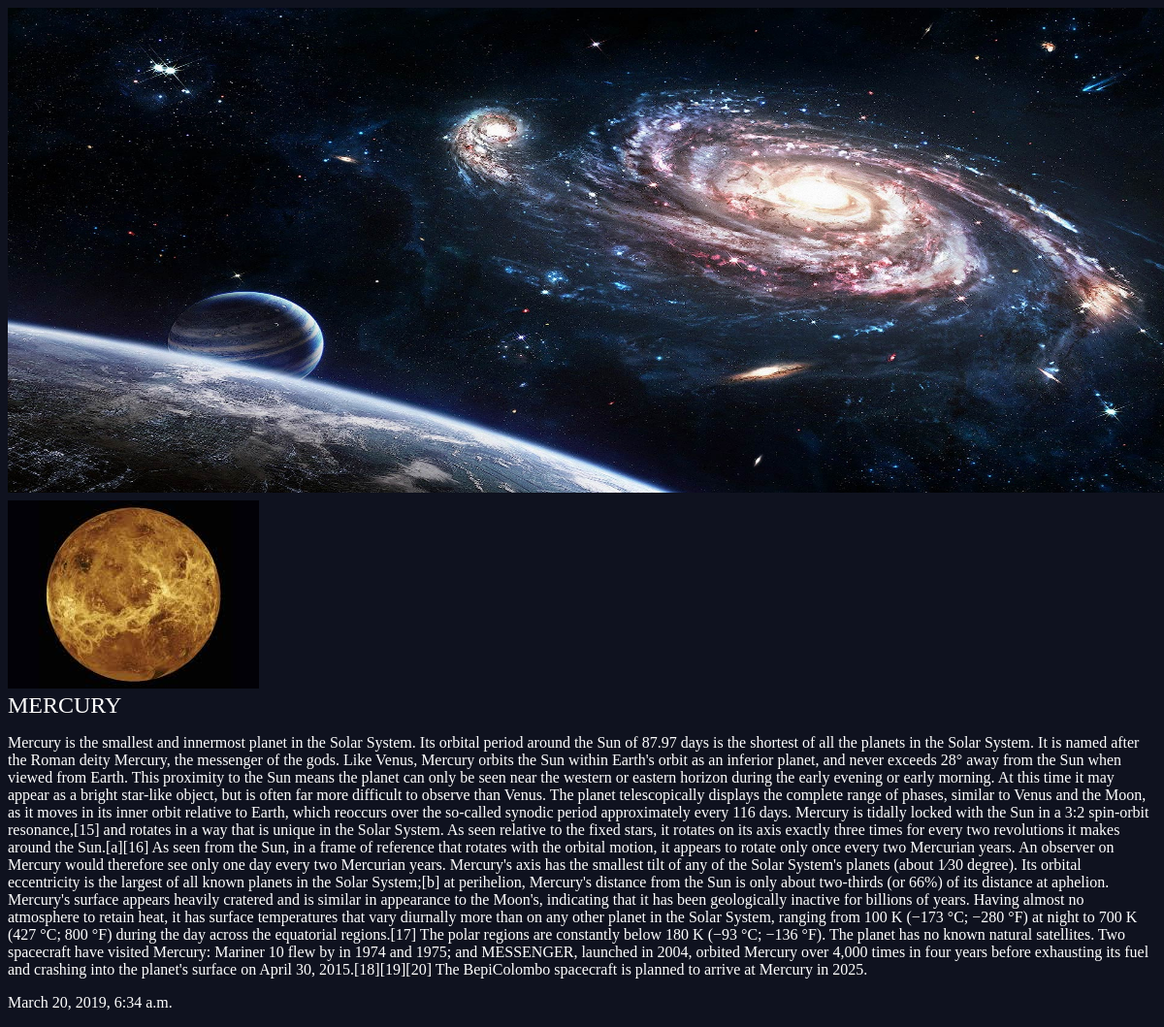
/articles/mercury/, run on the app's committed database.
### articles/models.py (models this page shows)
class Article(models.Model):
    title = models.CharField(max_length=100)
    slug = models.SlugField()
    body = models.TextField()
    date = models.DateTimeField(auto_now_add=True)
    thumb = models.ImageField(default='default.png',blank=True)

### articles/views.py (the view)
# urls.py: url(r'^(?P<slug>[\w-]+)/$',views.article_detail, name="detail"),
def article_detail(request,slug):
    article = Article.objects.get(slug=slug)
    return render(request,'articles/article_detail.html',{'article':article})

### articles/templates/articles/article_detail.html
{% extends 'base_layout.html' %}
{% block content %}
<div class="article-detail">
  <div class="article">
    <img src="{{ article.thumb.url}}"/>
    <h2>{{ article.title }}</h2>
    <p>{{ article.body }}</p>
    <p>{{ article.date }}</p>
  </div>
</div>
{% endblock %}

### assets/style.css (style rules this page uses)
body { background-color:#0f121f; background-repeat-y: no-repeat; color: #fff; }
h1,h2,h3,h4,h5 { font-weight: normal; margin:0; }
img { width:"100px"; height:"100px"; }

### data on the page
Article: thumb (picture), title "MERCURY", body "Mercury is the smallest and innermost planet in the Solar System. Its orbital period around the Sun of 87.97 days is the shortest of all the planets in the Solar System. It is named after the Roman deity Mercury, the messenger of the gods. Like Venus, Mercury orbits the Sun within Earth's orbit as an inferior planet, and never exceeds 28° away from the Sun when viewed from Earth. This proximity to the Sun means the planet can only be seen near the western or eastern horizon during the early evening or early morning. At this time it may appear as a bright star-like object, but is often far more difficult to observe than Venus. The planet telescopically displays the complete range of phases,…", date "March 20, 2019, 6:34 a.m."
